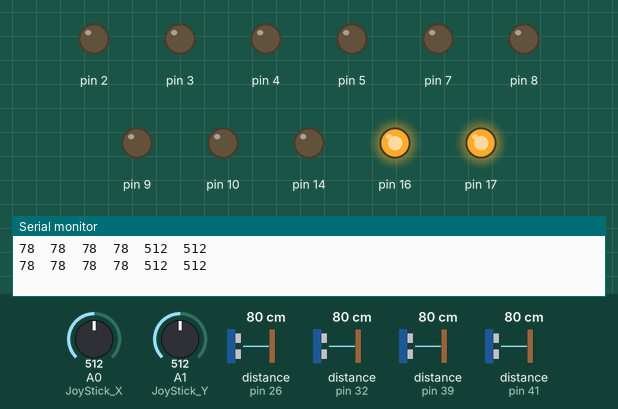
The sketch below on a simulated Arduino Mega 2560, built with avr-gcc and run on an emulated ATmega2560. On the bench: output pins drawn as LEDs (lit = HIGH), the last lines printed to the serial monitor. Wiring (inferred from the names in the program): 4 × ultrasonic range finder: trigger pin 25, echo pin 26 / trigger pin 33, echo pin 32 / trigger pin 38, echo pin 39 / trigger pin 40, echo pin 41. Dashed ring = blinking. The inputs (shaded band) are chosen by the test bench; at power-on: A0 (JoyStick_X) = 512, distance to the obstacle (sensors on pin 32, pin 26, pin 39, pin 41) 80 cm, A1 (JoyStick_Y) = 512. The echo pulse lasts 58.3 µs per cm; pins used as bus, display or sensor lines are not drawn.

Above: at 1.9 s.
2.0 s: A0 (JoyStick_X) set to 784
At 2.81 s:
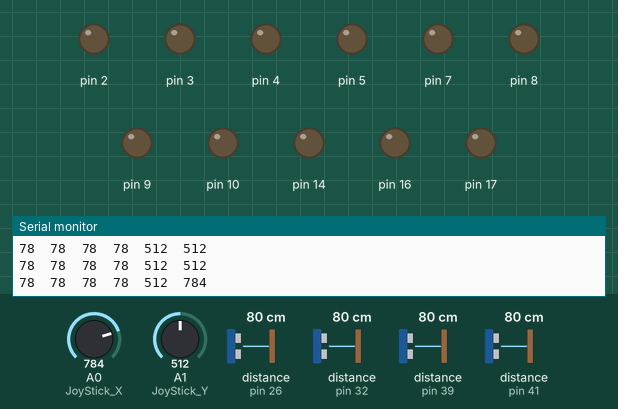
5.5 s: A0 (JoyStick_X) set to 814
At 6.0 s:
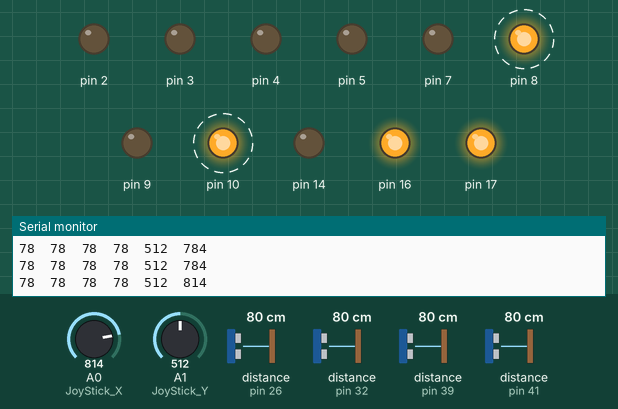
At 7.3 s:
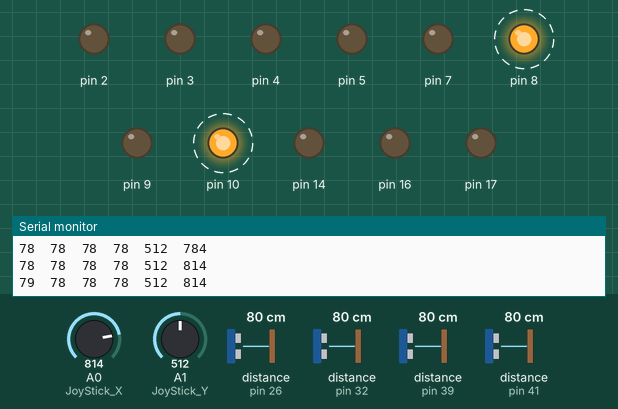
9.0 s: distance to the obstacle (sensor on pin 32) set to 2 cm
13.3 s: A1 (JoyStick_Y) set to 783
16.8 s: A1 (JoyStick_Y) set to 819
At 19.3 s:
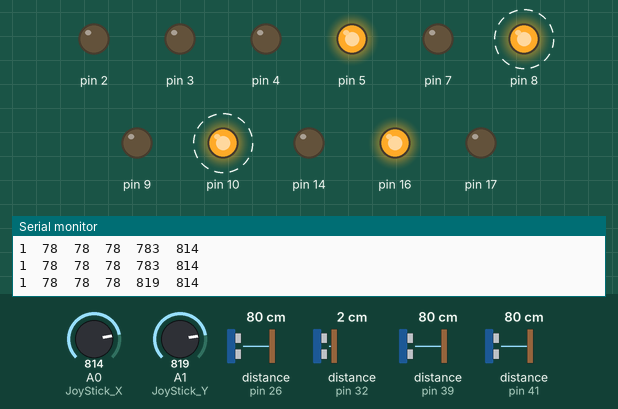
21.1 s: distance to the obstacle (sensor on pin 26) set to 2 cm
Timing chart, 0 to 26.4 s (numbered marks = the images above; inputs shaded):
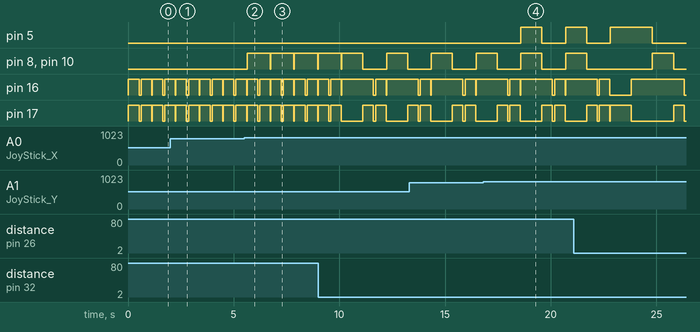

The sketch:

PET3.0.ino
```cpp
const int trigPin1 = 33;
const int echoPin1 = 32;
const int trigPin2 = 25;
const int echoPin2 = 26;
const int trigPin3 = 38;
const int echoPin3 = 39;
const int trigPin4 =40 ;
const int echoPin4 = 41;
int JoyStick_X = A0; // x
int JoyStick_Y = A1; // y

long int duration1 ,distance1,duration2 ,distance2,duration3 ,distance3,duration4,distance4;
int x, y;


void setup()
{
  Serial.begin(9600);
  pinMode(trigPin1,OUTPUT);
  pinMode(echoPin1,INPUT);
  pinMode(trigPin2,OUTPUT);
  pinMode(echoPin2,INPUT);
  pinMode(trigPin3,OUTPUT);
  pinMode(echoPin3,INPUT);
  pinMode(trigPin4,OUTPUT);
  pinMode(echoPin4,INPUT);

  pinMode(16,OUTPUT);
  pinMode(17,OUTPUT);

  pinMode(JoyStick_X,INPUT);
  pinMode(JoyStick_Y,INPUT);
pinMode(7,OUTPUT);
pinMode(8,OUTPUT);
pinMode(9,OUTPUT);
pinMode(10,OUTPUT);
pinMode(14,OUTPUT);
pinMode(15,INPUT);
pinMode(2,OUTPUT);
pinMode(3,OUTPUT);
pinMode(4,OUTPUT);
pinMode(5,OUTPUT);

}

void loop()
{
  int y = analogRead (JoyStick_X);
 int  x= analogRead (JoyStick_Y);

  digitalWrite(trigPin1,LOW);
  delayMicroseconds(2);
  digitalWrite(trigPin1,HIGH);
  delayMicroseconds(4);
   digitalWrite(trigPin1,LOW);
   duration1 = pulseIn(echoPin1,HIGH);
   distance1 = (duration1*0.034/2);
   Serial.print(distance1);
    Serial.print('\t');

   digitalWrite(trigPin2,LOW);
  delayMicroseconds(2);
  digitalWrite(trigPin2,HIGH);
  delayMicroseconds(4);
   digitalWrite(trigPin2,LOW);
   duration2 = pulseIn(echoPin2,HIGH);
   distance2 = (duration2*0.034/2);
   Serial.print(distance2);
    Serial.print('\t');

   digitalWrite(trigPin3,LOW);
  delayMicroseconds(2);
  digitalWrite(trigPin3,HIGH);
  delayMicroseconds(4);
   digitalWrite(trigPin3,LOW);
   duration3 = pulseIn(echoPin3,HIGH);
   distance3 = (duration3*0.034/2);
   Serial.print(distance3);
    Serial.print('\t');

 digitalWrite(trigPin4,LOW);
  delayMicroseconds(2);
  digitalWrite(trigPin4,HIGH);
  delayMicroseconds(4);
   digitalWrite(trigPin4,LOW);
   duration4 = pulseIn(echoPin4,HIGH);
   distance4 = (duration4*0.034/2);
   Serial.print(distance4);
    Serial.print('\t');


   Serial.print (x, DEC);
  Serial.print ('\t');
  Serial.print (y, DEC);
Serial.print ('\n');

    if(x>800)
            {
                  digitalWrite(2,LOW);
                  digitalWrite(3,LOW);
                    digitalWrite(4,LOW);
                digitalWrite(5,HIGH);
                if(distance2<15)
                {
                digitalWrite(17,HIGH);
                delay(1000);
                digitalWrite(17,LOW);
                digitalWrite(16,HIGH);
                delay(1000);
                digitalWrite(16,LOW);
                digitalWrite(2,LOW);
                digitalWrite(3,LOW);
                digitalWrite(4,LOW);
                digitalWrite(5,LOW);
                digitalWrite(7,LOW);
                digitalWrite(8,LOW);
                digitalWrite(9,LOW);
                digitalWrite(10,LOW);
                  }
            }

   if(x<200)
  {

    digitalWrite(2,LOW);
    digitalWrite(3,HIGH);
      digitalWrite(5,LOW);
    digitalWrite(4,LOW);
     if(distance3<15)
                {
                   digitalWrite(17,HIGH);
                delay(1000);
                digitalWrite(17,LOW);
                digitalWrite(16,HIGH);
                 delay(1000);
                digitalWrite(16,LOW);
                 digitalWrite(2,LOW);
                digitalWrite(3,LOW);
                digitalWrite(4,LOW);
                digitalWrite(5,LOW);
                digitalWrite(7,LOW);
                digitalWrite(8,LOW);
                digitalWrite(9,LOW);
                digitalWrite(10,LOW);

    }
  }

   else if(x>200 && x<800)
  {
                digitalWrite(2,LOW);
                digitalWrite(3,LOW);
                digitalWrite(4,LOW);
                digitalWrite(5,LOW);
    }

  if(y>800)
  {
    digitalWrite(7,LOW);
    digitalWrite(8,HIGH);
    digitalWrite(9,LOW);
    digitalWrite(10,HIGH);
    digitalWrite(17,LOW);
        if(distance1<25)
           {
             digitalWrite(16,HIGH);
                delay(1000);
                digitalWrite(16,LOW);
                 digitalWrite(7,LOW);
                  digitalWrite(8,LOW);
                  digitalWrite(9,LOW);
                  digitalWrite(10,LOW);
                digitalWrite(2,LOW);
                digitalWrite(3,LOW);
                digitalWrite(4,LOW);
                digitalWrite(5,LOW);


            }
           else if(distance1<5)
             {
                digitalWrite(17,HIGH);
                delay(1000);
                digitalWrite(17,LOW);
                digitalWrite(7,LOW);
                digitalWrite(8,LOW);
                digitalWrite(9,LOW);
                digitalWrite(10,LOW);
                digitalWrite(2,LOW);
                digitalWrite(3,LOW);
                digitalWrite(4,LOW);
                digitalWrite(5,LOW);
    }

  }


  if(y<200)
  { digitalWrite(8,LOW);
    digitalWrite(7,HIGH);
    digitalWrite(10,LOW);
    digitalWrite(9,HIGH);
  digitalWrite(17,LOW);
  if(distance1<25         )
           {
                digitalWrite(7,LOW);
                digitalWrite(8,LOW);
                digitalWrite(9,LOW);
                digitalWrite(10,LOW);
                digitalWrite(2,LOW);
                digitalWrite(3,LOW);
                digitalWrite(4,LOW);
                digitalWrite(5,LOW);

                Serial.print ("SUJAY");
                digitalWrite(16,HIGH);
                delay(1000);
                digitalWrite(16,LOW);
                digitalWrite(17,HIGH);
                delay(1000);
                digitalWrite(17,LOW);
            }
          else if(distance1<5)
             {
                digitalWrite(17,HIGH);
                delay(1000);
                digitalWrite(17,LOW);
                digitalWrite(16,HIGH);
                delay(1000);
                digitalWrite(16,LOW);
                digitalWrite(7,LOW);
                digitalWrite(8,LOW);
                digitalWrite(9,LOW);
                digitalWrite(10,LOW);
                digitalWrite(2,LOW);
                digitalWrite(3,LOW);
                digitalWrite(4,LOW);
                digitalWrite(5,LOW);
                }

  }
  else if(y>200 && y<800)
  {
                digitalWrite(7,LOW);
                digitalWrite(8,LOW);
                digitalWrite(9,LOW);
                digitalWrite(10,LOW);

                digitalWrite(2,LOW);
                digitalWrite(3,LOW);
                digitalWrite(4,LOW);
                digitalWrite(5,LOW);
    }
     if(distance4<7||distance4>17)
    {

               digitalWrite(17,HIGH);
               digitalWrite(16,HIGH);
               delay(500);
               digitalWrite(17,LOW);
                digitalWrite(16,LOW);
               delay(100);
               digitalWrite(17,HIGH);
               digitalWrite(16,HIGH);
               delay(500);
               digitalWrite(17,LOW);
               digitalWrite(16,LOW);
                digitalWrite(7,LOW);
                digitalWrite(8,LOW);
                digitalWrite(9,LOW);
                digitalWrite(10,LOW);

                digitalWrite(2,LOW);
                digitalWrite(3,LOW);
                digitalWrite(4,LOW);
                digitalWrite(5,LOW);


    }
}
```

Measured:
- the behaviour switches between 800 and 801 on A0 (JoyStick_X) (found by bisection; images 1 and 2)
- the behaviour switches between 800 and 801 on A1 (JoyStick_Y) (found by bisection; images 3 and 4)
- after the input at 5.5 s, pin 8, pin 10: alternates HIGH for 1.1 s and LOW for 0.02 s, starting after 0.13 s
- after the input at 16.8 s, pin 5: LOW → HIGH after 1.8 s, → LOW 1.0 s later, → HIGH 1.1 s later
